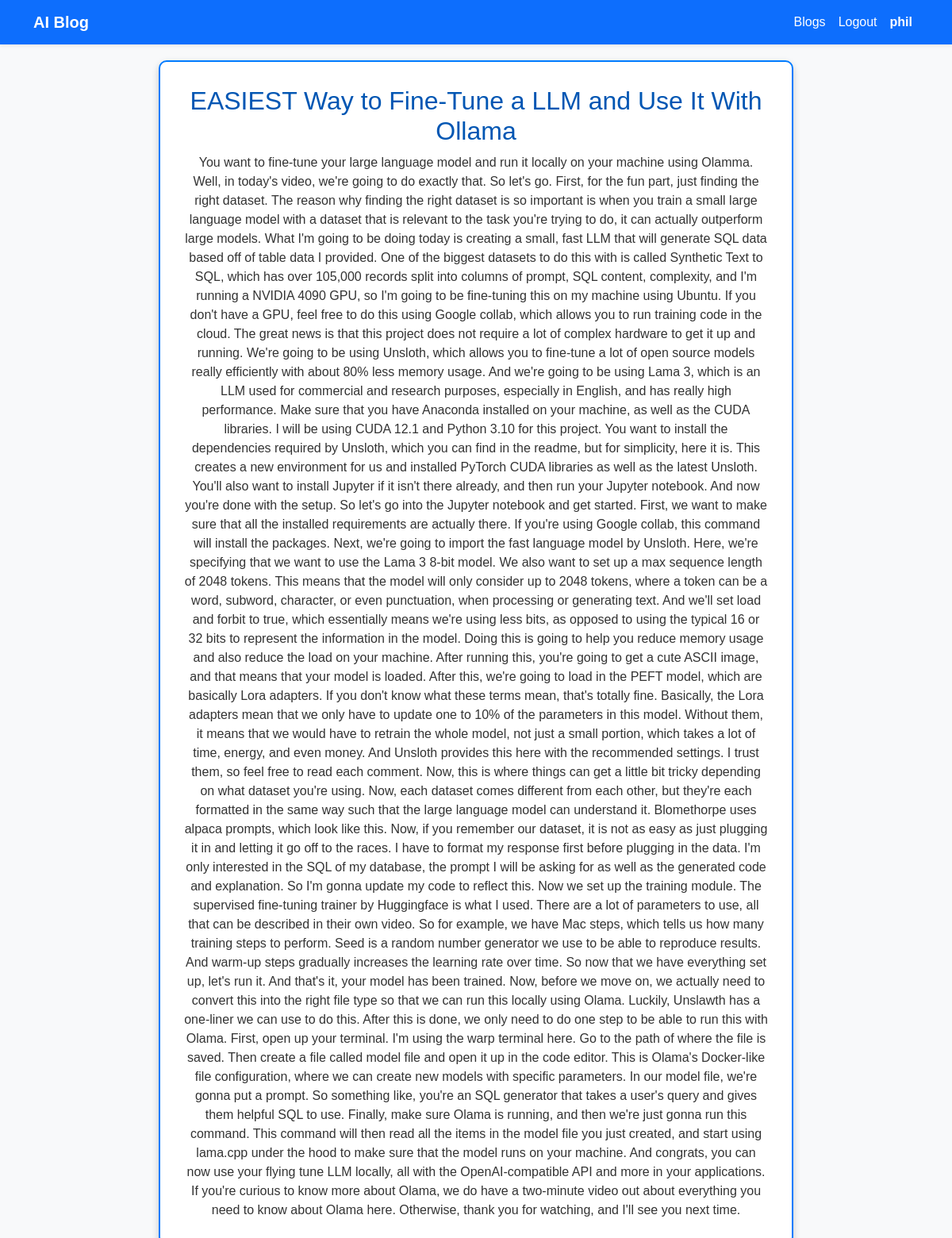
The app's page /blog/1 (signed in) with its own data.
### blog/models.py (models this page shows)
class Content(models.Model):
    id = models.AutoField(primary_key=True)
    user = models.ForeignKey("auth.user", models.CASCADE)
    title = models.CharField(max_length=200)
    transcription = models.TextField()
    created = models.DateTimeField(auto_now_add=True)

### blog/views.py (the view)
# urls.py: path("blog/<int:id>", views.blogs, name="blogs")
@login_required
def blogs(request, id):
    blog = Content.objects.filter(user=request.user).get(id=id)
    template = {"memo":blog}
    return render(request, "blog.html", template)

### blog/templates/blog.html (shortened to what this page needs)
{% extends 'base.html' %}
    {% block content %}
    <h2>{{ memo.title }}</h2>
    </textarea class="form-control w-100" rows="10" readonly>{{ memo.transcription }}</textarea>
    {% endblock %}

### blog/templates/base.html (shortened to what this page needs)
<!DOCTYPE html>
<html lang="en">
{% load static %}
<head>
    <link href="https://cdn.jsdelivr.net/npm/bootstrap@5.3.3/dist/css/bootstrap.min.css" rel="stylesheet">
    <link href="{% static 'style.css' %}" rel="stylesheet">
</head>
<body class="bg-light">
    <nav class="navbar navbar-expand-lg navbar-dark bg-primary shadow-sm">
        <div class="container">
            <a class="navbar-brand fw-bold text-white" href="{% url 'home' %}">AI Blog</a>
            <div class="collapse navbar-collapse justify-content-end" id="navbarNav">
                <ul class="navbar-nav">
                    {% if user.is_authenticated %}
                    <li class="nav-item">
                        <a class="nav-link text-white" href="{% url 'transcription' %}">Blogs</a>
                    </li>
                    <li class="nav-item">
                        <a class="nav-link text-white" href="{% url 'logout' %}">Logout</a>
                    </li>
                    <li class="nav-item">
                        <span class="nav-link fw-bold text-white">{{ user.username }}</span>
                    </li>
                    {% else %}
                    <li class="nav-item">
                        <a class="nav-link text-white" href="{% url 'login' %}">Login</a>
                    </li>
                    {% endif %}
                </ul>
            </div>
        </div>
    </nav>
    <div class="container-fluid center-box">
    <div class="container-fluid content-box">
    {% block content %}{% endblock %}
    </div>
</div>
</body>
</html>

### blog/templates/static/style.css (style rules this page uses)
body { text-align: center; background-color: #f4f8ff; color: #333; font-family: Arial, sans-serif; }
.center-box { min-height: 100vh; display: flex; align-items: flex-start; justify-content: center; padding: 20px; overflow-y: auto; }
.content-box { background: white; padding: 30px; border-radius: 10px; box-shadow: 0 4px 10px rgba(0, 0, 0, 0.2); max-width: 800px; width: 100%; overflow-y: auto; border: 2px solid #007bff; }
h1, h2 { color: #0056b3; }
a { display: block; text-align: left; color: #007bff; transition: color 0.3s ease; }

### records on screen
Content: title "EASIEST Way to Fine-Tune a LLM and Use It With Ollama", transcription "You want to fine-tune your large language model and run it locally on your machine using Olamma. Well, in today's video, we're going to do exactly that. So let's go. First, for the fun part, just finding the right dataset. The reason why finding the right dataset is so important is when you train a small large language model with a dataset that is relevant to the task you're trying to do, it can actually outperform large models. What I'm going to be doing today is creating a small, fast LLM that will generate SQL data based off of table data I provided. One of the biggest datasets to do this with is called Synthetic Text to SQL, which has over 105,000 records split into columns of prompt,…"

### other values on screen
{{ user.username }} "phil"
